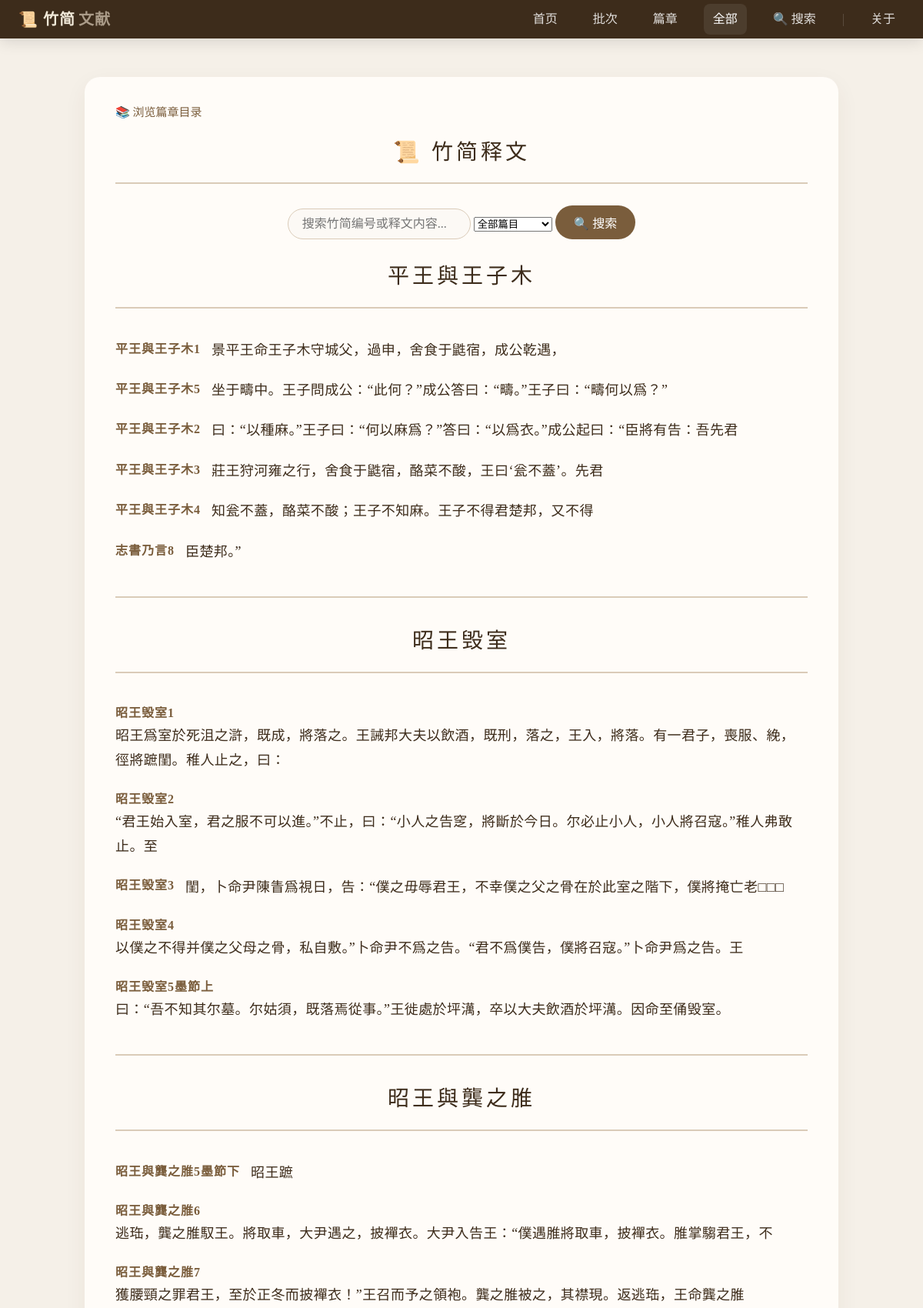
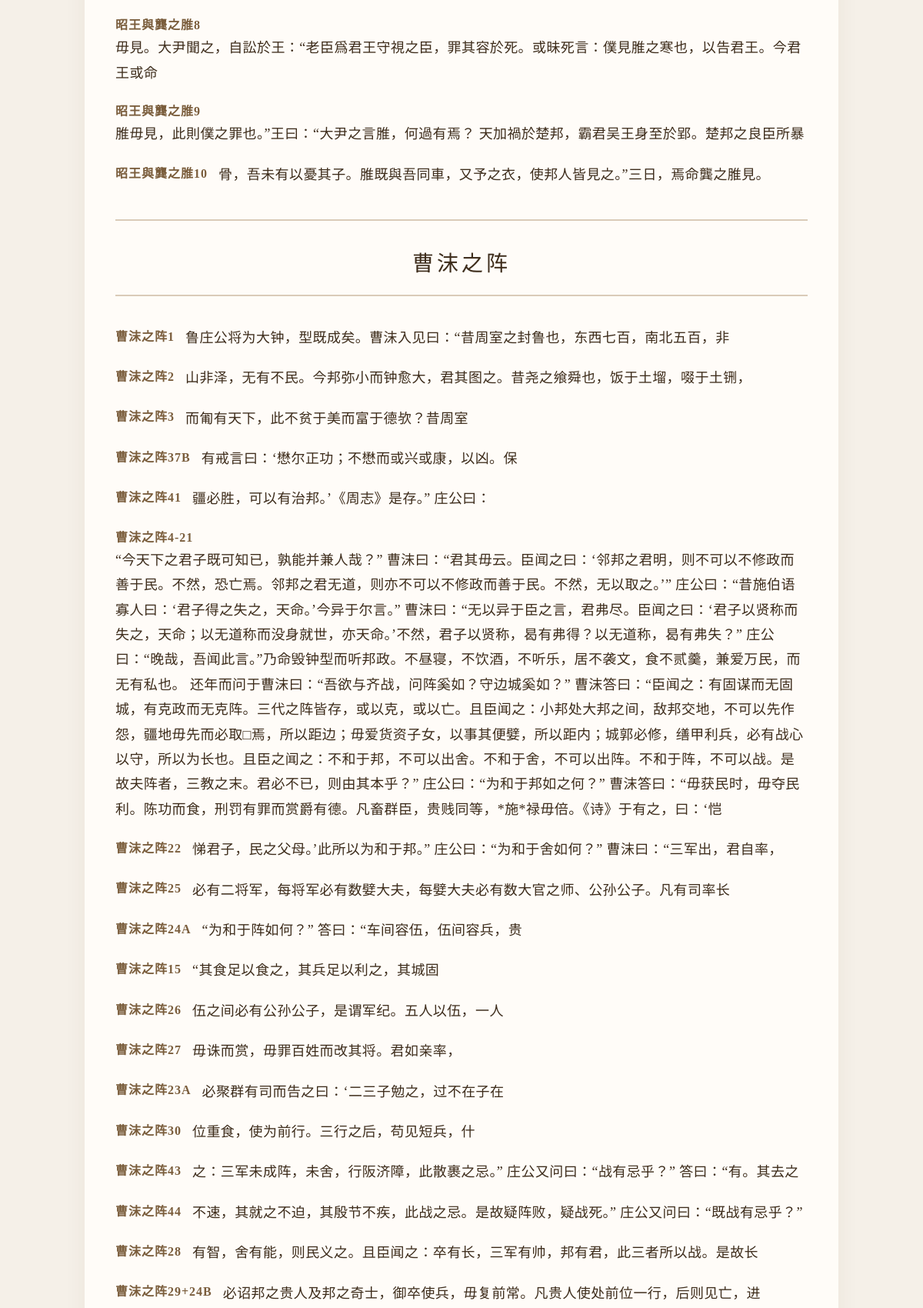
Page /all/ (upper part) on the committed database (2 pictures, top to bottom).
### texts/models.py (models this page shows, shortened)
class Chapter(models.Model):
    title = models.CharField(max_length=100, unique=True, verbose_name="篇名")
    description = models.TextField(blank=True, verbose_name="篇目说明")
    slip_order = models.JSONField(
        default=list,
        blank=True,
        verbose_name="简序",
        help_text="按顺序存储该篇所有简，如 ['41', '1', '37A', '2']"
    )
    collection = models.ForeignKey(
        Collection,
        on_delete=models.SET_NULL,
        null=True,
        blank=True,
        related_name='chapters',
        verbose_name="所属批次"
    )
    class Meta:
        ordering = ['title']
        verbose_name = "篇目"
        verbose_name_plural = "篇目"

class SlipText(models.Model):
    slip_id = models.CharField(max_length=50, verbose_name="简号")
    content = models.TextField(verbose_name="释文")
    chapter = models.ForeignKey('Chapter', on_delete=models.SET_NULL, related_name='slip_texts', null=True, verbose_name="篇目")
    order = models.PositiveIntegerField(default=0, verbose_name="简序")
    source = models.CharField(max_length=200, blank=True, verbose_name="出处")
    parallel_text = models.CharField(max_length=200, blank=True, verbose_name="对读")
    image = models.ImageField(upload_to='slips/', blank=True, null=True, verbose_name="图版")
    class Meta:
        ordering = ['order']
        verbose_name = "竹简释文"
        verbose_name_plural = "竹简释文"

### texts/views.py (the view)
# urls.py: path('all/', views.slip_list, name='slip_list'),
def slip_list(request):
    query = request.GET.get('q', '').strip()
    chapter_id = request.GET.get('chapter', '').strip()
    page = request.GET.get('page', 1)
    other_get = {k: v for k, v in request.GET.items() if k != 'page' and v != ''}
    get_params = urlencode(other_get)
    selected_chapter = None
    approved_comments_qs = None
    if chapter_id.isdigit():
        approved_comments_qs = ChapterComment.objects.filter(is_approved=True).order_by('-created_at')
        selected_chapter = Chapter.objects.filter(id=int(chapter_id)).prefetch_related(
            Prefetch('comments', queryset=approved_comments_qs, to_attr='approved_comments')
        ).first()
    if request.method == 'POST':
        form = ChapterCommentForm(request.POST)
        if form.is_valid():
            target_chapter_id = request.POST.get('chapter_id', '').strip()
            target_chapter = Chapter.objects.filter(id=int(target_chapter_id)).first() if target_chapter_id.isdigit() else None
            if target_chapter:
                comment = form.save(commit=False)
                comment.chapter = target_chapter
                comment.is_approved = False
                comment.save()
                messages.success(request, '✅ 您的评论已提交，等待审核后显示。')
                return redirect(f"{request.path}{'?' + get_params if get_params else ''}")
            messages.error(request, '❌ 未找到目标篇章，提交失败。')
        else:
            messages.error(request, '❌ 提交失败，请检查表单内容。')
    else:
        form = ChapterCommentForm()
    slips_queryset = SlipText.objects.select_related('chapter')
    if query:
        slips_queryset = slips_queryset.filter(
            Q(content__icontains=query) | Q(slip_id__icontains=query)
        )
    if selected_chapter:
        slips_queryset = slips_queryset.filter(chapter=selected_chapter)
    query_count = slips_queryset.count()
    selected_chapter_comments = getattr(selected_chapter, 'approved_comments', []) if selected_chapter else []
    paginated_slips = None
    paginator = None
    page_obj = None
    chapter_data = []
    if query or selected_chapter:
        page_qs = slips_queryset.order_by('order', 'slip_id')
        paginator = Paginator(page_qs, 20)
        try:
            page_obj = paginator.page(page)
        except PageNotAnInteger:
            page_obj = paginator.page(1)
        except EmptyPage:
            page_obj = paginator.page(paginator.num_pages)
        paginated_slips = page_obj.object_list
        chapters = Chapter.objects.order_by('title')
    else:
        chapters_qs = Chapter.objects.order_by('title').prefetch_related(
            Prefetch('slip_texts', queryset=slips_queryset.order_by('order', 'slip_id'), to_attr='filtered_slips'),
        )
        paginator = Paginator(chapters_qs, 20)
        try:
            page_obj = paginator.page(page)
        except PageNotAnInteger:
            page_obj = paginator.page(1)
        except EmptyPage:
            page_obj = paginator.page(paginator.num_pages)
        chapters = page_obj.object_list
        chapter_data = [
            {
                'chapter': ch,
                'slips': ch.filtered_slips,
            }
            for ch in chapters
            if getattr(ch, 'filtered_slips', [])
        ]
    context = {
        'chapter_data': chapter_data,
        'paginated_slips': paginated_slips,
        'paginator': paginator,
        'page_obj': page_obj,
        'get_params': get_params,
        'query': query,
        'chapters': Chapter.objects.order_by('title'),
        'selected_chapter_id': int(chapter_id) if chapter_id.isdigit() else None,
        'selected_chapter': selected_chapter,
        'selected_chapter_comments': selected_chapter_comments,
        'query_count': query_count,
        'form': form,
    }
    return render(request, 'texts/slip_list.html', context)

### texts/forms.py
class ChapterCommentForm(forms.ModelForm):
    class Meta:
        model = ChapterComment
        fields = ['author', 'content']
        widgets = {
            'author': forms.TextInput(attrs={'placeholder': '您的姓名或笔名', 'class': 'form-control'}),
            'content': forms.Textarea(attrs={'rows': 3, 'placeholder': '请在此输入您的篇章评述...', 'class': 'form-control'}),
        }
        labels = {
            'author': '评论人',
            'content': '评论内容',
        }

### texts/templatetags/text_extras.py (called while the page is built)
@register.filter
def highlight(value, arg):
    if not arg:
        return value
    pattern = re.compile(re.escape(arg), re.IGNORECASE)
    highlighted = pattern.sub(lambda m: f'<mark>{m.group(0)}</mark>', value)
    return mark_safe(highlighted)

### texts/templates/texts/slip_list.html (shortened to what this page needs)
{% extends 'texts/base.html' %}
{% load text_extras %}
{% block content %}
{% if selected_chapter %}
<p><a href="{% url 'chapter_list' %}" class="back-link">← 返回篇章目录</a></p>
<h1 class="chapter-subtitle">📜 {{ selected_chapter.title }}</h1>
{% if selected_chapter.description %}
<div class="chapter-annotation">
    {{ selected_chapter.description|linebreaks }}
</div>
{% endif %}
{% else %}
<p><a href="{% url 'chapter_list' %}" class="back-link">📚 浏览篇章目录</a></p>
<h1>📜 竹简释文</h1>
{% endif %}
<div class="search-bar">
    <form method="get" action="">
        <input type="text" name="q" placeholder="搜索竹简编号或释文内容..." value="{{ query }}">
        <select name="chapter">
            <option value="">全部篇目</option>
        </select>
        <button type="submit">🔍 搜索</button>
    </form>
</div>
{% if paginated_slips %}
<div class="slip-list">
    {% for item in paginated_slips %}
    <div class="slip-item">
        <a href="{% url 'slip_detail' pk=item.pk %}" class="slip-link">
            <span class="slip-id">{{ item.slip_id }}</span>
            <span class="slip-content">{{ item.content|linebreaksbr|highlight:query}}</span>
        </a>
    </div>
    {% empty %}
    <div class="empty-msg">暂无匹配的释文。</div>
    {% endfor %}
</div>
{% if paginator and page_obj %}
<div class="pagination" aria-label="分页">
    {% if page_obj.has_previous %}
    <a href="?{% if get_params %}{{ get_params }}&{% endif %}page={{ page_obj.previous_page_number }}"
        class="button ghost">上一页</a>
    {% endif %}
    <span class="page-info">第 {{ page_obj.number }} / {{ paginator.num_pages }} 页</span>
    {% if page_obj.has_next %}
    <a href="?{% if get_params %}{{ get_params }}&{% endif %}page={{ page_obj.next_page_number }}"
        class="button ghost">下一页</a>
    {% endif %}
</div>
{% endif %}
{% else %}
{% for group in chapter_data %}
{% if not forloop.first %}
<hr class="chapter-divider">
{% endif %}
<h1 class="chapter-title">{{ group.chapter.title }}</h1>
<div class="slip-list">
    {% for item in group.slips %}
    <div class="slip-item">
        <a href="{% url 'slip_detail' pk=item.pk %}" class="slip-link">
            <span class="slip-id">{{ item.slip_id }}</span>
            <span class="slip-content">{{ item.content|linebreaksbr|highlight:query}}</span>
        </a>
    </div>
    {% empty %}
    <div class="empty-msg">该篇暂无释文。</div>
    {% endfor %}
</div>
{% empty %}
<div class="empty-msg">📭 暂无释文数据。</div>
{% endfor %}
{% endif %}
{% endblock %}

### texts/static/texts/css/style.css (style rules this page uses)
:root { --bg: #f5f0e8; --card: #fffcf8; --accent: #7a5d3c; --muted: #aa9b88; --dark: #3d2c1b; --glass: rgba(77, 56, 34, 0.06); --radius: 12px; --max-width: 980px; --content-gap: 18px; --font-serif: "Noto Serif SC", "KaiTi", "楷体", "STKaiti", serif; --font-sans: "Inter", "Segoe UI", system-ui, -apple-system, sans-serif; }
* { margin: 0; padding: 0; box-sizing: border-box; }
body { font-family: var(--font-serif); background-color: var(--bg); color: var(--dark); padding: 100px 20px 30px; line-height: 1.7; -webkit-font-smoothing: antialiased; -moz-osx-font-smoothing: grayscale; }
h1 { font-size: 28px; font-weight: normal; letter-spacing: 4px; color: var(--dark); border-bottom: 2px solid #dacbb8; padding-bottom: 16px; margin-bottom: 28px; text-align: center; }
.search-bar { display: flex; justify-content: center; gap: 12px; flex-wrap: wrap; margin: 16px 0 24px; }
.search-bar input[type="text"] { flex: 1; min-width: 200px; max-width: 500px; padding: 10px 18px; font-size: 16px; border: 1px solid #dacbb8; border-radius: 999px; background: #fcf9f5; transition: border-color 0.2s; font-family: inherit; }
.search-bar button { padding: 10px 24px; font-size: 16px; background: var(--accent); color: white; border: none; border-radius: 999px; cursor: pointer; transition: background 0.2s; }
.slip-item { padding: 10px 0; border-bottom: none; }
.slip-link { text-decoration: none; }
.slip-id { display: inline-block; font-size: 16px; font-weight: bold; color: var(--accent); margin-right: 10px; letter-spacing: 1px; }
.slip-content { display: inline-block; font-size: 18px; line-height: 1.8; color: var(--dark); font-family: var(--font-serif); text-indent: 0em; letter-spacing: 0.4px; vertical-align: middle; }
.back-link { display: inline-block; margin-bottom: 14px; color: var(--accent); text-decoration: none; font-size: 15px; }
.chapter-divider { border: none; border-top: 2px solid #dacbb8; margin: 32px 0; }

### rows in the picture
Chapter: chapter "平王與王子木"
SlipText: slip_id "平王與王子木1", content|highlight "景平王命王子木守城父，過申，舍食于鼪宿，成公乾遇，"
SlipText: slip_id "平王與王子木5", content|highlight "坐于疇中。王子問成公：“此何？”成公答曰：“疇。”王子曰：“疇何以爲？”"
SlipText: slip_id "平王與王子木2", content|highlight "曰：“以種麻。”王子曰：“何以麻爲？”答曰：“以爲衣。”成公起曰：“臣將有告：吾先君"
SlipText: slip_id "平王與王子木3", content|highlight "莊王狩河雍之行，舍食于鼪宿，酪菜不酸，王曰‘瓮不蓋’。先君"
SlipText: slip_id "平王與王子木4", content|highlight "知瓮不蓋，酪菜不酸；王子不知麻。王子不得君楚邦，又不得"
SlipText: slip_id "志書乃言8", content|highlight "臣楚邦。”"
Chapter: chapter "昭王毁室"
SlipText: slip_id "昭王毁室1", content|highlight "昭王爲室於死沮之滸，既成，將落之。王誡邦大夫以飲酒，既刑，落之，王入，將落。有一君子，喪服、絻，徑將蹠閨。稚人止之，曰："
SlipText: slip_id "昭王毁室2", content|highlight "“君王始入室，君之服不可以進。”不止，曰：“小人之告窆，將斷於今日。尔必止小人，小人將召寇。”稚人弗敢止。至"
SlipText: slip_id "昭王毁室3", content|highlight "閨，卜命尹陳眚爲視日，告：“僕之毋辱君王，不幸僕之父之骨在於此室之階下，僕將掩亡老□□□"
SlipText: slip_id "昭王毁室4", content|highlight "以僕之不得并僕之父母之骨，私自敷。”卜命尹不爲之告。“君不爲僕告，僕將召寇。”卜命尹爲之告。王"
SlipText: slip_id "昭王毁室5墨節上", content|highlight "曰：“吾不知其尔墓。尔姑須，既落焉從事。”王徙處於坪澫，卒以大夫飲酒於坪澫。因命至俑毁室。"
Chapter: chapter "昭王與龔之脽"
SlipText: slip_id "昭王與龔之脽5墨節下", content|highlight "昭王蹠"
SlipText: slip_id "昭王與龔之脽6", content|highlight "逃珤，龔之脽馭王。將取車，大尹遇之，披襌衣。大尹入告王：“僕遇脽將取車，披襌衣。脽掌騶君王，不"
SlipText: slip_id "昭王與龔之脽7", content|highlight "獲腰頸之罪君王，至於正冬而披襌衣！”王召而予之領袍。龔之脽被之，其襟現。返逃珤，王命龔之脽"
SlipText: slip_id "昭王與龔之脽8", content|highlight "毋見。大尹聞之，自訟於王：“老臣爲君王守視之臣，罪其容於死。或昧死言：僕見脽之寒也，以告君王。今君王或命"
SlipText: slip_id "昭王與龔之脽9", content|highlight "脽毋見，此則僕之罪也。”王曰：“大尹之言脽，何過有焉？ 天加禍於楚邦，霸君吴王身至於郢。楚邦之良臣所暴"
SlipText: slip_id "昭王與龔之脽10", content|highlight "骨，吾未有以憂其子。脽既與吾同車，又予之衣，使邦人皆見之。”三日，焉命龔之脽見。"
Chapter: chapter "曹沫之阵"
SlipText: slip_id "曹沫之阵1", content|highlight "鲁庄公将为大钟，型既成矣。曹沫入见曰：“昔周室之封鲁也，东西七百，南北五百，非"
SlipText: slip_id "曹沫之阵2", content|highlight "山非泽，无有不民。今邦弥小而钟愈大，君其图之。昔尧之飨舜也，饭于土塯，啜于土铏，"
SlipText: slip_id "曹沫之阵3", content|highlight "而匍有天下，此不贫于美而富于德欤？昔周室"
SlipText: slip_id "曹沫之阵37B", content|highlight "有戒言曰：‘懋尔正功；不懋而或兴或康，以凶。保"
SlipText: slip_id "曹沫之阵41", content|highlight "疆必胜，可以有治邦。’《周志》是存。” 庄公曰："
SlipText: slip_id "曹沫之阵4-21", content|highlight "“今天下之君子既可知已，孰能并兼人哉？” 曹沫曰：“君其毋云。臣闻之曰：‘邻邦之君明，则不可以不修政而善于民。不然，恐亡焉。邻邦之君无道，则亦不可以不修政而善于民。不然，无以取之。’” 庄公曰：“昔施伯语寡人曰：‘君子得之失之，天命。’今异于尔言。” 曹沫曰：“无以异于臣之言，君弗尽。臣闻之曰：‘君子以贤称而失之，天命；以无道称而没身就世，亦天命。’不然，君子以贤称，曷有弗得？以无道称，曷有弗失？” 庄公曰：“晚哉，吾闻此言。”乃命毁钟型而听邦政。不昼寝，不饮酒，不听乐，居不袭文，食不贰羹，兼爱万民，而无有私也。 还年而问于曹沫曰：“吾欲与齐战，问阵奚如？守边城奚如？” 曹沫答曰：“臣闻之：有固谋而无固城，有克政而无克阵。三代之阵皆存，或以克，或以亡。且臣闻之：小邦处大邦之间，敌邦交地，不可以先作怨，疆地毋先而必取□焉，所以距边；毋爱货资子女，以事其便嬖，所以距内；城郭必修，缮甲利兵，必有战心以守，所以为长也。且臣之闻之：不和于邦，不可以出舍。不和于舍，不可以出阵。不和于阵，不可以战。是故夫阵者，三教之末。君必不已，则由其本乎？” 庄公曰：“为和于邦如之何？” 曹沫答曰：“毋获民时，毋夺民利。陈功而食，刑罚有罪而赏爵有德。凡畜群臣，贵贱同等，*施*禄毋倍。《诗》于有之，曰：‘恺"
SlipText: slip_id "曹沫之阵22", content|highlight "悌君子，民之父母。’此所以为和于邦。” 庄公曰：“为和于舍如何？” 曹沫曰：“三军出，君自率，"
SlipText: slip_id "曹沫之阵25", content|highlight "必有二将军，每将军必有数嬖大夫，每嬖大夫必有数大官之师、公孙公子。凡有司率长"
SlipText: slip_id "曹沫之阵24A", content|highlight "“为和于阵如何？” 答曰：“车间容伍，伍间容兵，贵"
SlipText: slip_id "曹沫之阵15", content|highlight "“其食足以食之，其兵足以利之，其城固"
SlipText: slip_id "曹沫之阵26", content|highlight "伍之间必有公孙公子，是谓军纪。五人以伍，一人"
SlipText: slip_id "曹沫之阵27", content|highlight "毋诛而赏，毋罪百姓而改其将。君如亲率，"
SlipText: slip_id "曹沫之阵23A", content|highlight "必聚群有司而告之曰：‘二三子勉之，过不在子在"
SlipText: slip_id "曹沫之阵30", content|highlight "位重食，使为前行。三行之后，苟见短兵，什"
SlipText: slip_id "曹沫之阵43", content|highlight "之：三军未成阵，未舍，行阪济障，此散裹之忌。” 庄公又问曰：“战有忌乎？” 答曰：“有。其去之"
SlipText: slip_id "曹沫之阵44", content|highlight "不速，其就之不迫，其殷节不疾，此战之忌。是故疑阵败，疑战死。” 庄公又问曰：“既战有忌乎？”"
SlipText: slip_id "曹沫之阵28", content|highlight "有智，舍有能，则民义之。且臣闻之：卒有长，三军有帅，邦有君，此三者所以战。是故长"
SlipText: slip_id "曹沫之阵29+24B", content|highlight "必诏邦之贵人及邦之奇士，御卒使兵，毋复前常。凡贵人使处前位一行，后则见亡，进"
